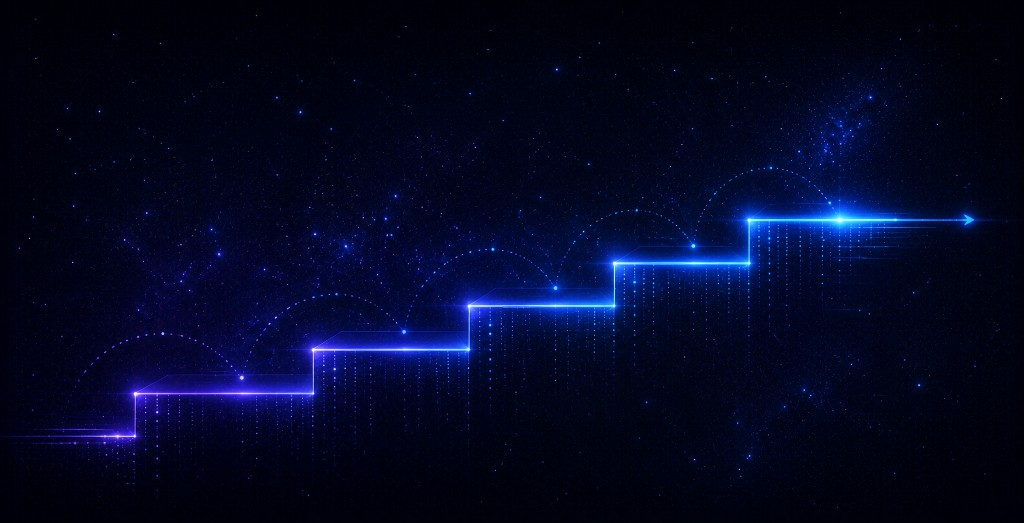
#> input picture article_division_transition_time_header.jpg, 1024 x 523 px, given in place of Swing dance event logo collage.png, which was not available
$ python process_title_background.py
#> lines starting #> are read from the running program, lines starting #| are printed output that depends on the picture; pictures that were not available may be replaced by others from this repository, and a replacement may not be noted
"""
Process all_logos_clean.png into an organic title background.
Uses multi-layer blending to create a textured background while preserving logo visibility.
"""
from PIL import Image, ImageEnhance, ImageFilter, ImageOps

INPUT_FILE = "/Users/ania/Downloads/Swing dance event logo collage.png"
OUTPUT_FILE = "events_background.png"
TARGET_WIDTH = 2000
TARGET_HEIGHT = 700
BG_COLOR = (45, 55, 72)  # #2d3748


def create_organic_title_background():
    """Create an organic poster background from clean logo grid."""

    # 1. Load and prepare base image
    try:
        img = Image.open(INPUT_FILE).convert("RGBA")
        print(f"Original size: {img.size}")
#| Original size: (1024, 523)
    except FileNotFoundError:
        print(f"Error: {INPUT_FILE} not found.")
        return

    # 2. Stretch directly to target size (ignore aspect ratio, fill completely)
    # This ensures no internal padding/borders are added
    img_cropped = img.resize((TARGET_WIDTH, TARGET_HEIGHT), Image.Resampling.LANCZOS)
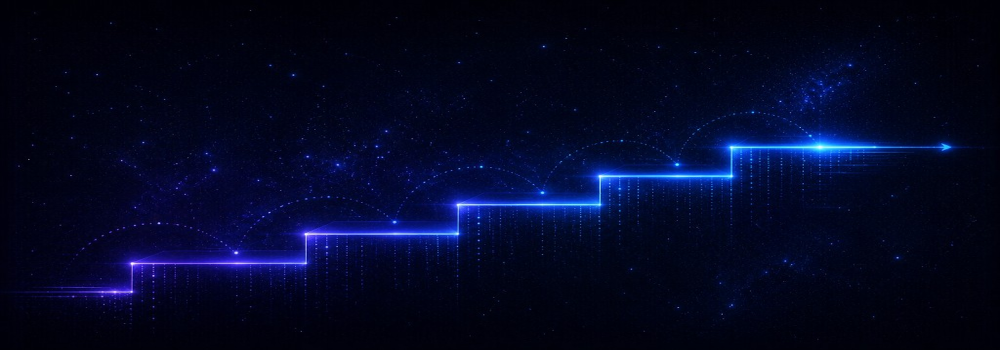
#> img_cropped: PIL image 2000x700 RGBA (shown at 1/2 size); mean R, G, B, A 3.3, 7.7, 37.5, 255

    # 3. Slightly reduce brightness (preserves structure, logos remain visible)
    brightness_enhancer = ImageEnhance.Brightness(img_cropped)
    img_darkened = brightness_enhancer.enhance(0.75)  # 75% brightness - logos visible
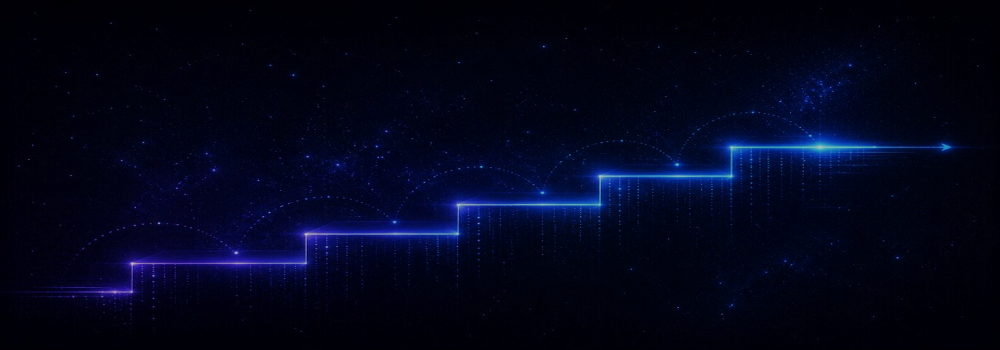
#> img_darkened: PIL image 2000x700 RGBA (shown at 1/2 size); mean R, G, B, A 2.1, 5.4, 27.8, 255

    # 4. Create dark blue overlay with lighter opacity
    overlay = Image.new("RGBA", img_darkened.size, BG_COLOR + (140,))  # ~55% opacity
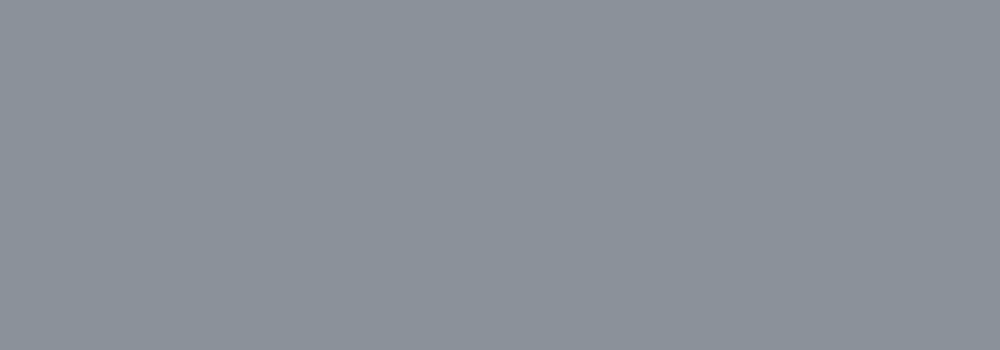
#> overlay: PIL image 2000x700 RGBA (shown at 1/2 size); mean R, G, B, A 45, 55, 72, 140; transparent parts drawn white

    # Use blend for better color mixing
    # Blend mode: img1 * (1 - alpha) + img2 * alpha
    img_blended = Image.blend(img_darkened, overlay, alpha=0.45)  # Lighter blend
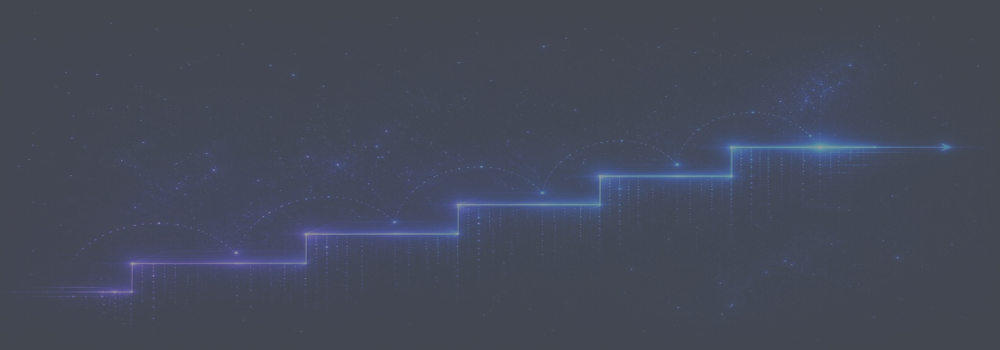
#> img_blended: PIL image 2000x700 RGBA (shown at 1/2 size); mean R, G, B, A 21, 27.2, 47.2, 203; transparent parts drawn white

    # 5. Enhance contrast to make logos stand out as texture
    contrast_enhancer = ImageEnhance.Contrast(img_blended)
    img_final = contrast_enhancer.enhance(1.25)  # More contrast for visibility

    # 6. Optional: Very subtle blur for organic feel (commented out for now)
    # img_final = img_final.filter(ImageFilter.GaussianBlur(radius=0.5))

    # 7. Save
    img_final.save(OUTPUT_FILE)
    print(f"✓ Title background saved to {OUTPUT_FILE} ({TARGET_WIDTH}x{TARGET_HEIGHT}px)")


if __name__ == "__main__":
    create_organic_title_background()

$ run again, on article_3year_rule_header.png
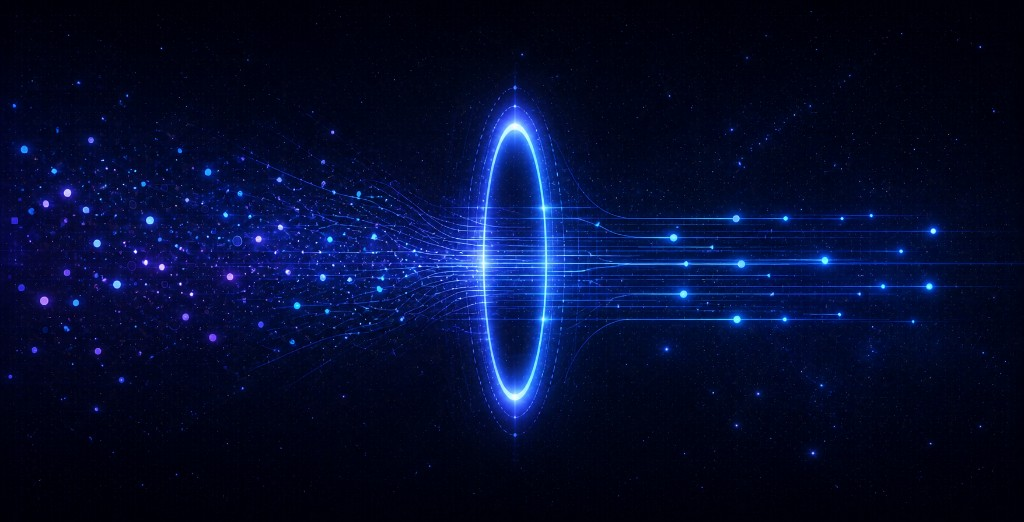
#> input picture article_3year_rule_header.png, 1024 x 522 px, given in place of Swing dance event logo collage.png, which was not available
#| Original size: (1024, 522)
#> in create_organic_title_background, `img_darkened = brightness_enhancer.enhance(0.75)`:
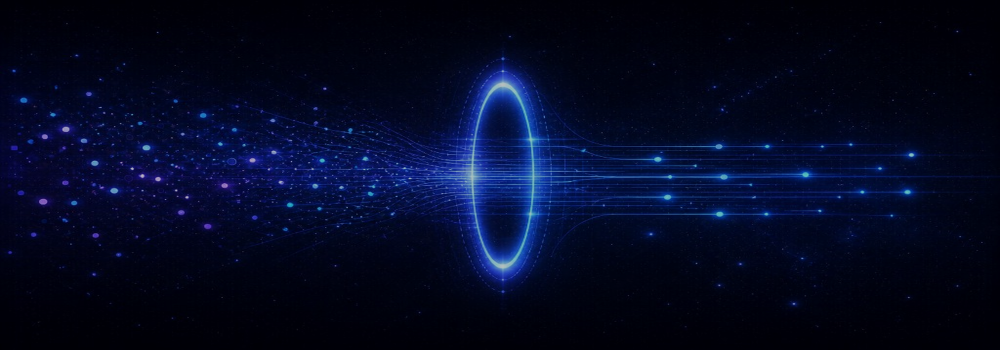
#> img_darkened: PIL image 2000x700 RGBA (shown at 1/2 size); mean R, G, B, A 3.4, 9, 35.9, 255
#> in create_organic_title_background, `img_blended = Image.blend(img_darkened, overlay, alpha=0.45)`:
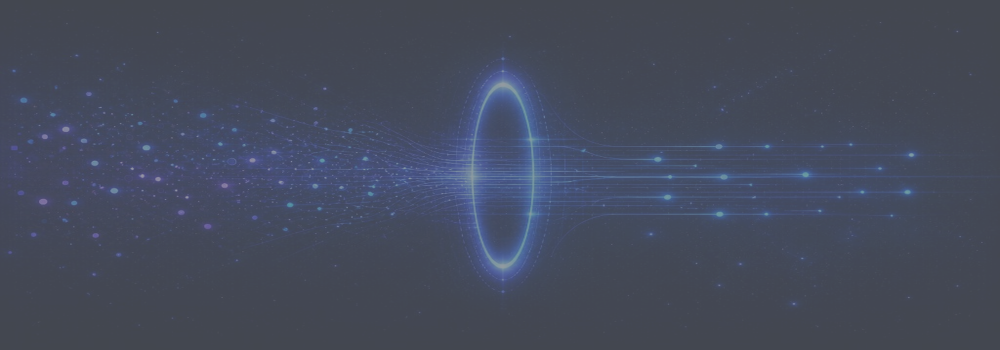
#> img_blended: PIL image 2000x700 RGBA (shown at 1/2 size); mean R, G, B, A 21.7, 29.2, 51.7, 203; transparent parts drawn white
